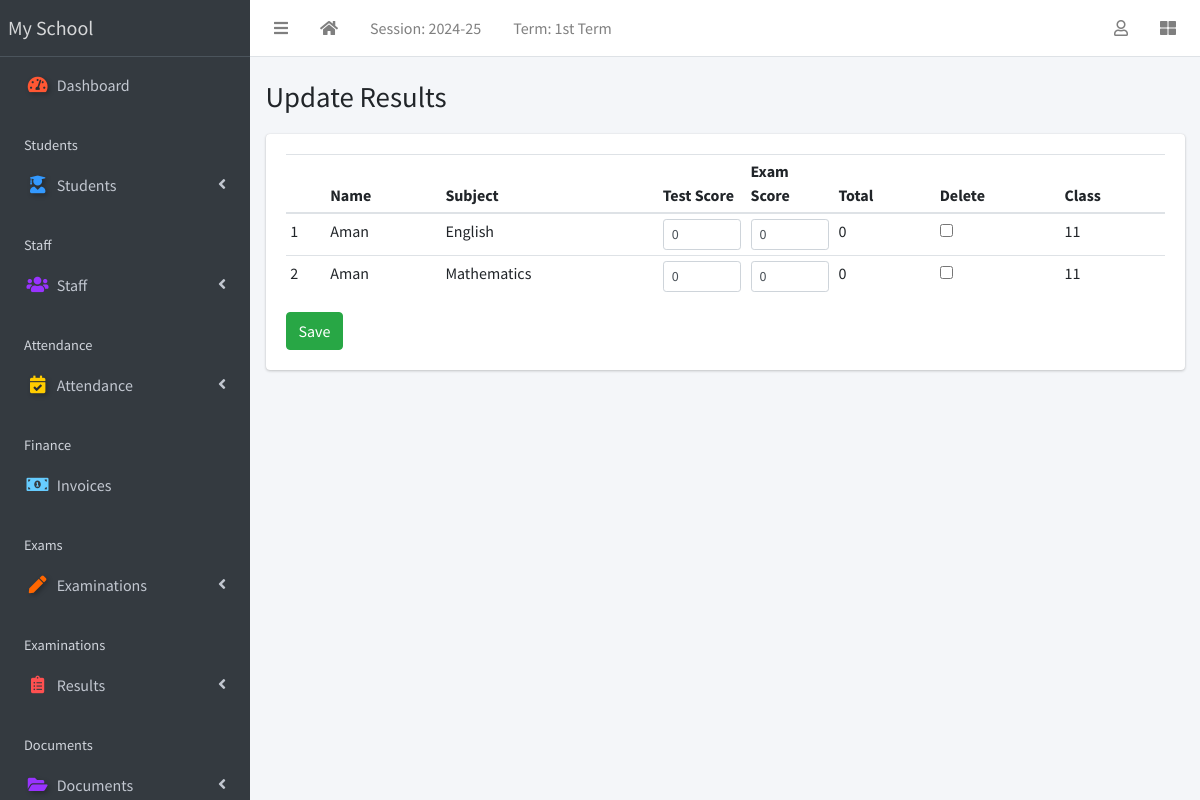
The app's page /result/edit-results/ (signed in), older data.
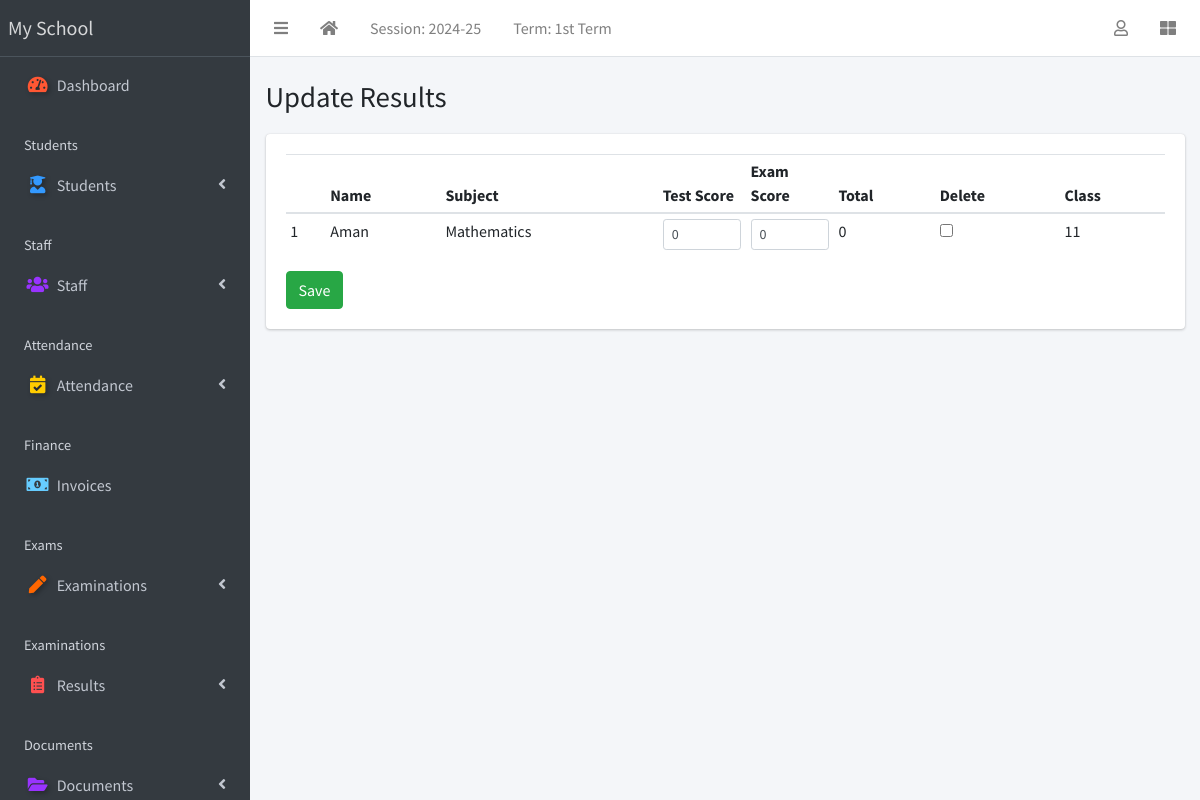
The same page, newer data.
### apps/result/models.py (models this page shows, shortened)
class Result(models.Model):
    student = models.ForeignKey(Student, on_delete=models.CASCADE)
    session = models.ForeignKey(AcademicSession, on_delete=models.CASCADE)
    term = models.ForeignKey(AcademicTerm, on_delete=models.CASCADE)
    current_class = models.ForeignKey(StudentClass, on_delete=models.CASCADE)
    subject = models.ForeignKey(Subject, on_delete=models.CASCADE)
    test_score = models.IntegerField(default=0)
    exam_score = models.IntegerField(default=0)
    class Meta:
        ordering = ["subject"]
    def total_score(self):
        return self.test_score + self.exam_score

### apps/students/models.py (models this page shows, shortened)
class Student(models.Model):
    STATUS_CHOICES = [("active", "Active"), ("inactive", "Inactive")]
    GENDER_CHOICES = [("male", "Male"), ("female", "Female")]
    category = [("N/A", "N/A"),("Gen", "Gen"), ("OBC", "OBC"), ("SC/ST", "SC/ST"), ("Other", "Other")]
    current_status = models.CharField(
        max_length=10, choices=STATUS_CHOICES, default="active"
    )
    registration_number = models.CharField(max_length=200, unique=True)
    fullname = models.CharField(max_length=200)
    gender = models.CharField(max_length=10, choices=GENDER_CHOICES, default="male")
    category = models.CharField(max_length=10, choices=category, default="N/A")
    aadhar_validator = RegexValidator(
    regex=r'^\d{12}$',
    message="Aadhaar number must be exactly 12 digits.",
    code='invalid_aadhar'
    )
    aadhar = models.CharField(validators=[aadhar_validator], max_length=12, blank=True)
    date_of_birth = models.DateField(default=timezone.now)
    current_class = models.ForeignKey(
        StudentClass, on_delete=models.SET_NULL, blank=True, null=True
    )
    date_of_admission = models.DateField(default=timezone.now)
    mobile_num_regex = RegexValidator(
        regex="^[0-9]{10,15}$", message="Entered mobile number isn't in a right format!"
    )
    mobile_number = models.CharField(
        validators=[mobile_num_regex], max_length=13, blank=True
    )
    Father_name = models.CharField(max_length=255, null=False, blank=False)
    Father_mobile_number = models.CharField( validators=[mobile_num_regex] ,max_length=15, default="0000000000")
    Father_aadhar = models.CharField(validators=[aadhar_validator], max_length=12, blank=True)
    Mother_name = models.CharField(max_length=255, null=True, blank=True)
    address = models.TextField(blank=True)
    others = models.TextField(blank=True)
    passport = models.ImageField(blank=True, upload_to="students/passports/")
    def registration_number(self):
      if self.date_of_admission:
        year_suffix = str(self.date_of_admission.year)[-2:]  # Extract last 2 digits of year
      else:
        year_suffix = "25"  # Default if date_of_admission is missing
      unique_number = str(random.randint(1000, 9999))
      return f"{year_suffix}{self.current_class}{unique_number}"
    class Meta:
        ordering = ["fullname",]
    def __str__(self):
        return f"{self.fullname} "

### apps/corecode/models.py (models this page shows)
class Subject(models.Model):
    name = models.CharField(max_length=200, unique=True)
    class Meta:
        ordering = ["name"]
    def __str__(self):
        return self.name

class StudentClass(models.Model):
    name = models.CharField(max_length=200, unique=True)
    class Meta:
        verbose_name = "Class"
        verbose_name_plural = "Classes"
        ordering = ["name"]
    def __str__(self):
        return self.name

### apps/result/views.py (the view)
# urls.py: path("edit-results/", edit_results, name="edit-results"),
@login_required
def edit_results(request):
    if request.method == "POST":
        form = EditResults(request.POST)
        if form.is_valid():
            form.save()
            messages.success(request, "Results successfully updated")
            return redirect("edit-results")
    else:
        results = Result.objects.filter(
            session=request.current_session, term=request.current_term
        )
        form = EditResults(queryset=results)
    return render(request, "result/edit_results.html", {"formset": form})

### apps/corecode/context_processors.py (called while the page is built)
def site_defaults(request):
    current_session = AcademicSession.objects.get(current=True)
    current_term = AcademicTerm.objects.get(current=True)
    vals = SiteConfig.objects.all()
    contexts = {
        "current_session": current_session.name,
        "current_term": current_term.name,
    }
    for val in vals:
        contexts[val.key] = val.value
    return contexts

### apps/result/templates/result/edit_results.html (shortened to what this page needs)
{% extends 'base.html' %}
{% load widget_tweaks %}
{% block title %}
Update Results
{% endblock title %}
{% block content %}
<form method="POST">
  <table id="studenttable" class="table table-sm">
    <thead>
      <tr>
        <th></th>
        <th>Name</th>
        <th>Subject</th>
        <th>Test Score</th>
        <th>Exam Score</th>
        <th>Total</th>
        <th>Delete</th>
        <th>Class</th>
      </tr>
    </thead>
    <tbody>
      {% for form in formset %}
        <tr>
          <td>{{forloop.counter }}</td>
          <td>{{form.instance.student }}</td>
          <td>{{form.instance.subject}}</td>
          <td style="width: 10%;">{{form.test_score | add_class:"form-control form-control-sm"}}</td>
          <td style="width: 10%;">{{form.exam_score | add_class:"form-control form-control-sm"}}</td>
          <td>{{form.instance.total_score}}</td>
          <td>{{form.DELETE}}</td>
          <td>{{form.instance.current_class}}</td>
        </tr>
      {% endfor %}
    </tbody>
  </table>
  <input type="submit" class="btn btn-success" value="Save">
  </form>
{% endblock content %}

Row changes from the older to the newer data that the page shows:
removed Result: instance.student "Aman", instance.subject "English", instance.total_score "0", instance.current_class "11"
Text that changed along with them:
list line gone: "0 0 ☐"
new list line: "0 0 ☐"
list line gone: "1 0 0 ☐"
